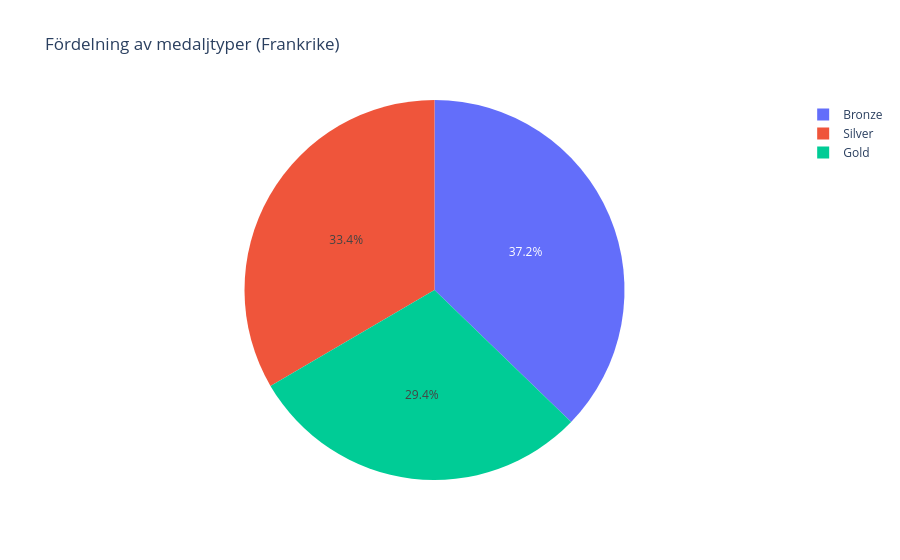

The cell this chart's notebook holds for it:
### Code cell
# Fördelning av medaljtyper
medal_types = (
    france_df.dropna(subset=['Medal'])
    .groupby('Medal')
    .size()
    .reset_index(name='Antal')
)

fig = px.pie(medal_types,
             names='Medal',
             values='Antal',
             title='Fördelning av medaljtyper (Frankrike)')
fig.show()

### Figure 1 — Plotly figure (JSON) as saved in the notebook; plotly's stock layout.template omitted (floating-point values rounded to 4 significant figures)
{"data": [{"domain": {"x": [0, 1], "y": [0, 1]}, "hovertemplate": "Medal=%{label}<br>Antal=%{value}<extra></extra>", "labels": ["Bronze", "Gold", "Silver"], "legendgroup": "", "name": "", "showlegend": true, "type": "pie", "values": [577, 455, 518]}], "layout": {"legend": {"tracegroupgap": 0}, "title": {"text": "Fördelning av medaljtyper (Frankrike)"}}}
